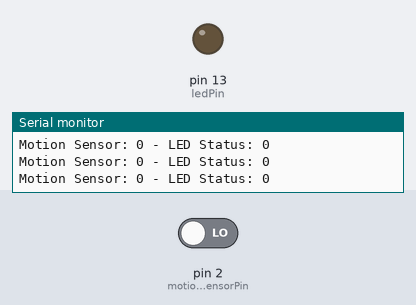
A sketch run on a simulated Arduino Uno, built with avr-gcc and run on an emulated ATmega328P. On the bench: output pins drawn as LEDs (lit = HIGH), the last lines printed to the serial monitor. The inputs (shaded band) are chosen by the test bench; at power-on: pin 2 (motionSensorPin) LOW.

Above: at 1.2 s.
1.3 s: pin 2 (motionSensorPin) driven HIGH
At 2.5 s:
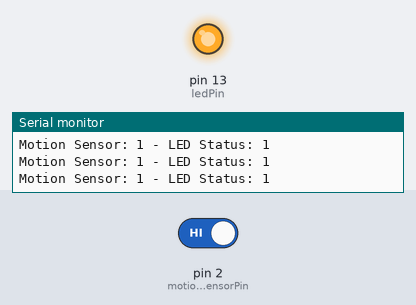
2.8 s: pin 2 (motionSensorPin) driven LOW
At 4.0 s:
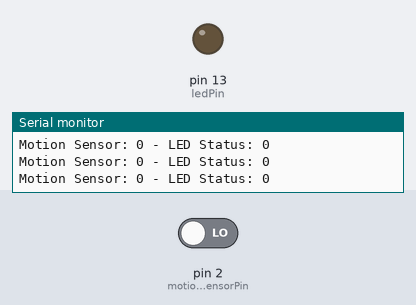
Timing chart, 0 to 5.8 s (numbered marks = the images above; inputs shaded):
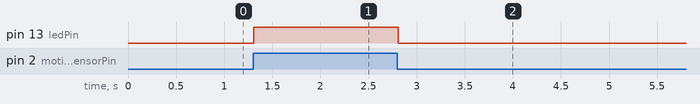

The sketch:

terrific_luulia_bojo1.ino
```cpp
const int motionSensorPin = 2;
const int ledPin = 13;

void setup() {
  pinMode(ledPin, OUTPUT);
  pinMode(motionSensorPin, INPUT);
  Serial.begin(9600);
}

void loop() {
  int motionValue = digitalRead(motionSensorPin);

  if (motionValue == HIGH) {
    digitalWrite(ledPin, HIGH);
  } else {
    digitalWrite(ledPin, LOW);
  }

  Serial.print("Motion Sensor: ");
  Serial.print(motionValue);
  Serial.print(" - LED Status: ");
  Serial.println(digitalRead(ledPin));

  delay(100);
}
```

Measured:
- after the input at 1.3 s, pin 13 (ledPin): LOW → HIGH at once
- after the input at 2.8 s, pin 13 (ledPin): HIGH → LOW at once
